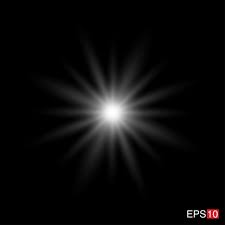
#> input picture btl/logarith.jpg, 225 x 225 px
$ python biendoilogarith.py
#> lines starting #> are read from the running program, lines starting #| are printed output that depends on the picture
import matplotlib.pyplot as plt
import matplotlib.image as mpimg
import numpy as np
from PIL import Image

def transform(img,c):
    # Lấy kích thước ảnh
    width, height = img.size

    # Duyệt qua từng pixel và thực hiện
    for y in range(height):
        for x in range(width):
            # Lấy giá trị pixel
            current_color = img.getpixel((x, y))

            # Tính giá trị mới
            new_color = round(c*np.log(1+current_color))

            # Đặt lại giá trị pixel mới
            img.putpixel((x, y), new_color)

    # Lưu hình ảnh mới
    return img

def plot(image_path,c=1):
    # Đọc hình ảnh
#> called with image_path = 'logarith.jpg', c = 1
    img = Image.open(image_path)
#> img is the input picture: PIL image 225x225 RGB; mean R, G, B 10.8, 10.5, 10.5
    img = img.convert('L')
#> img: PIL image 225x225 L

    # Hiển thị hình ảnh ban đầu
    plt.figure(figsize=(8, 4))
    plt.subplot(1, 2, 1)
    plt.title('Hình ảnh ban đầu')
    plt.imshow(img, cmap='gray')
    plt.axis('off')

    # Thực hiện phép biến đổi
    img = transform(img,c)
#> after the loop in transform, `for y in range(height):`:
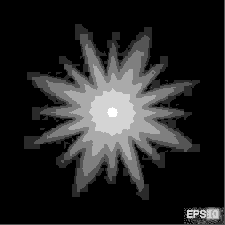
#> img: PIL image 225x225 L; min 0, max 6, mean 0.902; drawn with min black and max white

    # Hiển thị hình ảnh biến đổi
    plt.subplot(1, 2, 2)
    plt.title('Hình ảnh biến đổi')
    plt.imshow(img, cmap='gray')
    plt.axis('off')

    plt.tight_layout()
    plt.show()
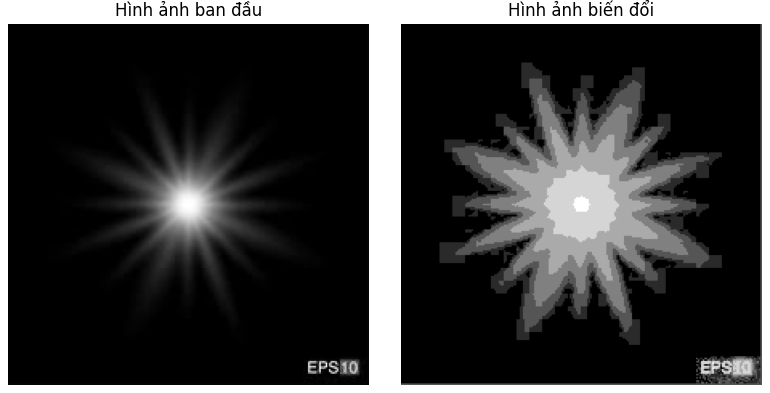
#> figure drawn by matplotlib, 2 panels

plot("logarith.jpg", c=1)

$ run again, with btl/histogram.jpg copied over btl/logarith.jpg
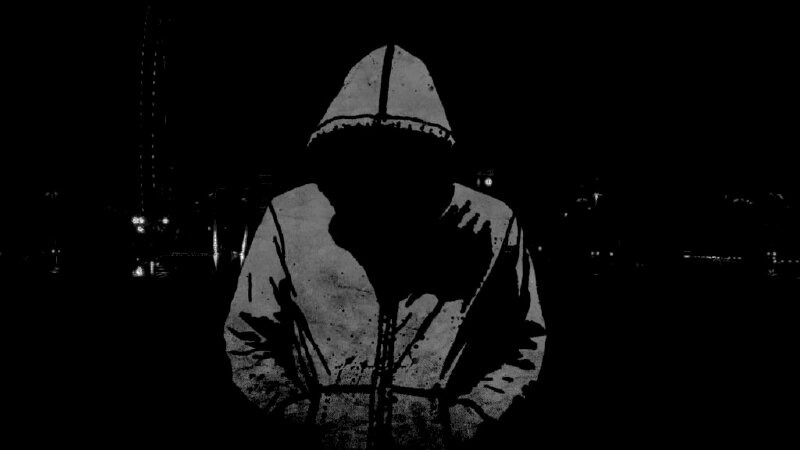
#> input picture btl/histogram.jpg, 800 x 450 px
#> in plot, img is the input picture: PIL image 800x450 L; min 0, max 255, mean 10.3
#> after the loop in transform, `for y in range(height):`:
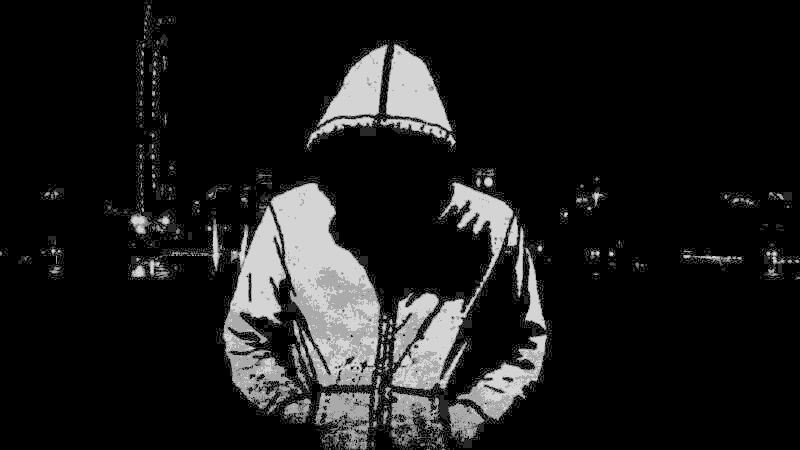
#> img: PIL image 800x450 L; min 0, max 6, mean 0.619; drawn with min black and max white
#> in plot, `plt.show()`:
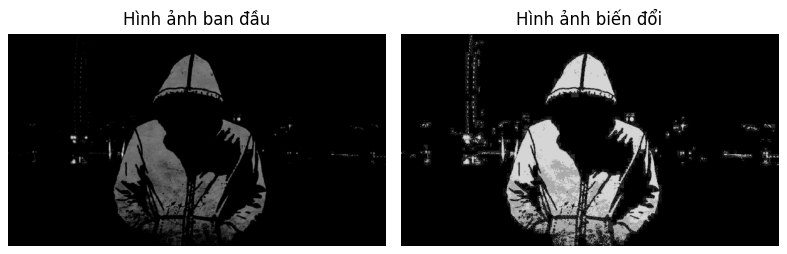
#> figure drawn by matplotlib, 2 panels
